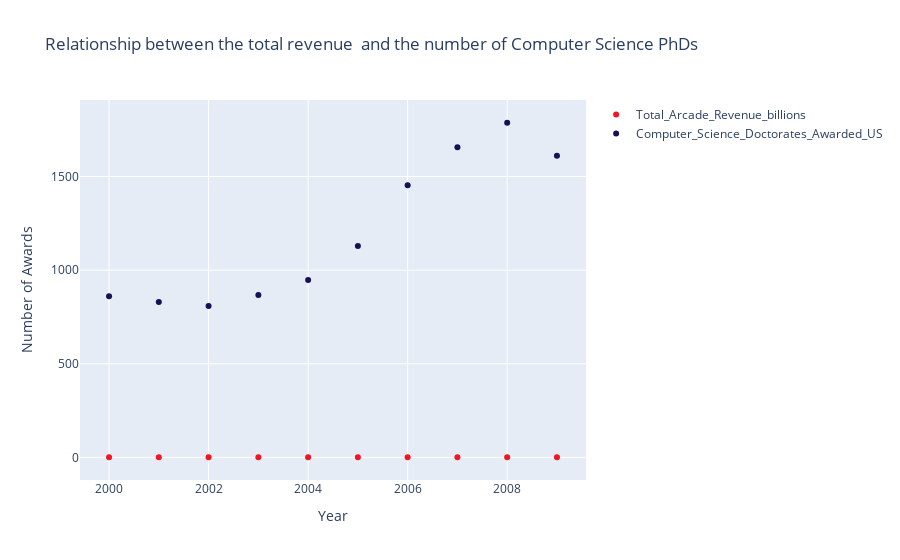

Notebook cell for this chart:
### Code cell
scatterA = arcade
import plotly.graph_objs as go
# creating trace1
trace1 =go.Scatter(
                    x = scatterA.Year,
                    y = scatterA.Total_Arcade_Revenue_billions,
                    mode = "markers",
                    name = "Total_Arcade_Revenue_billions",
                    marker = dict(color = 'rgb(241, 21, 36)'),
                    text= scatterA.Computer_Science_Doctorates_Awarded_US)
# creating trace2
trace2 =go.Scatter(
                    x = scatterA.Year,
                    y = scatterA.Computer_Science_Doctorates_Awarded_US,
                    mode = "markers",
                    name = "Computer_Science_Doctorates_Awarded_US",
                    marker = dict(color = 'rgb(22, 17, 84)'),
                    text= scatterA.Total_Arcade_Revenue_billions)

data = [trace1, trace2]
layout = dict(title = 'Relationship between the total revenue  and the number of Computer Science PhDs',
              xaxis= dict(title= 'Year',ticklen= 5,zeroline= False),
              yaxis= dict(title= 'Number of Awards',ticklen= 5,zeroline= False)
             )
fig = dict(data = data, layout = layout)
iplot(fig)

### Figure 1 — Plotly figure (JSON) as saved in the notebook; plotly's stock layout.template omitted (floating-point values rounded to 4 significant figures)
{"data": [{"marker": {"color": "rgb(241, 21, 36)"}, "mode": "markers", "name": "Total_Arcade_Revenue_billions", "text": [861, 830, 809, 867, 948, 1129, 1453, 1656, 1787, 1611], "type": "scatter", "x": [2000, 2001, 2002, 2003, 2004, 2005, 2006, 2007, 2008, 2009], "y": [1.196, 1.176, 1.269, 1.24, 1.307, 1.435, 1.601, 1.654, 1.803, 1.734]}, {"marker": {"color": "rgb(22, 17, 84)"}, "mode": "markers", "name": "Computer_Science_Doctorates_Awarded_US", "text": [1.196, 1.176, 1.269, 1.24, 1.307, 1.435, 1.601, 1.654, 1.803, 1.734], "type": "scatter", "x": [2000, 2001, 2002, 2003, 2004, 2005, 2006, 2007, 2008, 2009], "y": [861, 830, 809, 867, 948, 1129, 1453, 1656, 1787, 1611]}], "layout": {"title": {"text": "Relationship between the total revenue  and the number of Computer Science PhDs"}, "xaxis": {"ticklen": 5, "title": {"text": "Year"}, "zeroline": false}, "yaxis": {"ticklen": 5, "title": {"text": "Number of Awards"}, "zeroline": false}}}
